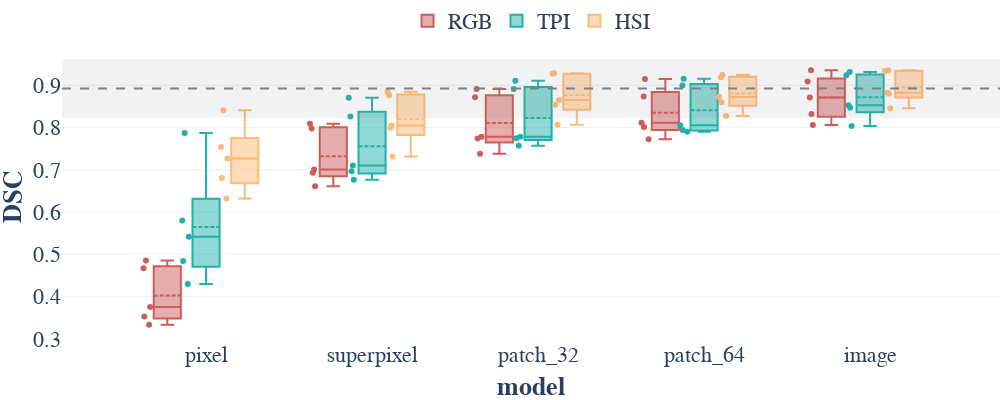

Notebook cell for this chart:
### Code cell
create_model_comparison(df_test, "dice_metric_image", "DSC")
# Manual adjustments:
# - Update link in *DSC_adjusted.pdf files

### Figure 1 — Plotly figure (JSON) as saved in the notebook; plotly's stock layout.template omitted (floating-point values rounded to 4 significant figures)
{"data": [{"alignmentgroup": "True", "boxmean": true, "boxpoints": "all", "hovertemplate": "model_type=RGB<br>model_name=%{x}<br>dice_metric_image=%{y}<extra></extra>", "legendgroup": "RGB", "marker": {"color": "indianred"}, "name": "RGB", "notched": false, "offsetgroup": "RGB", "orientation": "v", "showlegend": true, "type": "box", "x": ["pixel", "pixel", "pixel", "pixel", "pixel", "superpixel", "superpixel", "superpixel", "superpixel", "superpixel", "patch_32", "patch_32", "patch_32", "patch_32", "patch_32", "patch_64", "patch_64", "patch_64", "patch_64", "patch_64", "image", "image", "image", "image", "image"], "x0": " ", "xaxis": "x", "y": [0.4858, 0.4671, 0.3755, 0.3531, 0.3333, 0.8089, 0.798, 0.7007, 0.6931, 0.6612, 0.8916, 0.8718, 0.7785, 0.7741, 0.7382, 0.9152, 0.8739, 0.8118, 0.8016, 0.7726, 0.936, 0.9094, 0.8323, 0.8711, 0.8063], "y0": " ", "yaxis": "y"}, {"alignmentgroup": "True", "boxmean": true, "boxpoints": "all", "hovertemplate": "model_type=TPI<br>model_name=%{x}<br>dice_metric_image=%{y}<extra></extra>", "legendgroup": "TPI", "marker": {"color": "lightseagreen"}, "name": "TPI", "notched": false, "offsetgroup": "TPI", "orientation": "v", "showlegend": true, "type": "box", "x": ["pixel", "pixel", "pixel", "pixel", "pixel", "superpixel", "superpixel", "superpixel", "superpixel", "superpixel", "patch_32", "patch_32", "patch_32", "patch_32", "patch_32", "patch_64", "patch_64", "patch_64", "patch_64", "patch_64", "image", "image", "image", "image", "image"], "x0": " ", "xaxis": "x", "y": [0.7874, 0.5802, 0.4843, 0.5416, 0.4297, 0.8709, 0.8265, 0.7103, 0.6966, 0.6764, 0.9109, 0.8916, 0.7782, 0.7751, 0.757, 0.9154, 0.8996, 0.8056, 0.7944, 0.7901, 0.9239, 0.9314, 0.847, 0.8529, 0.804], "y0": " ", "yaxis": "y"}, {"alignmentgroup": "True", "boxmean": true, "boxpoints": "all", "hovertemplate": "model_type=HSI<br>model_name=%{x}<br>dice_metric_image=%{y}<extra></extra>", "legendgroup": "HSI", "marker": {"color": "#ffbb78"}, "name": "HSI", "notched": false, "offsetgroup": "HSI", "orientation": "v", "showlegend": true, "type": "box", "x": ["pixel", "pixel", "pixel", "pixel", "pixel", "superpixel", "superpixel", "superpixel", "superpixel", "superpixel", "patch_32", "patch_32", "patch_32", "patch_32", "patch_32", "patch_64", "patch_64", "patch_64", "patch_64", "patch_64", "image", "image", "image", "image", "image"], "x0": " ", "xaxis": "x", "y": [0.8413, 0.7539, 0.6807, 0.7269, 0.6323, 0.8765, 0.8851, 0.7995, 0.8053, 0.7315, 0.9287, 0.9275, 0.8653, 0.8541, 0.807, 0.9192, 0.9253, 0.8723, 0.8598, 0.8274, 0.936, 0.9338, 0.8828, 0.88, 0.8457], "y0": " ", "yaxis": "y"}], "layout": {"boxmode": "group", "font": {"family": "Libertinus Serif", "size": 22}, "height": 400, "legend": {"orientation": "h", "title": {}, "tracegroupgap": 0, "x": 0.5, "xanchor": "center", "y": 1.05, "yanchor": "bottom"}, "margin": {"b": 0, "l": 0, "r": 0, "t": 0}, "shapes": [{"line": {"color": "gray", "dash": "dash"}, "type": "line", "x0": 0, "x1": 1, "xref": "x domain", "y0": 0.8924, "y1": 0.8924, "yref": "y"}, {"fillcolor": "gray", "line": {"width": 0}, "opacity": 0.1, "type": "rect", "x0": 0, "x1": 1, "xref": "x domain", "y0": 0.8232, "y1": 0.9616, "yref": "y"}], "width": 1000, "xaxis": {"anchor": "y", "domain": [0, 1], "title": {"text": "<b>model</b>"}}, "yaxis": {"anchor": "x", "domain": [0, 1], "title": {"text": "<b>DSC</b>"}}}}
